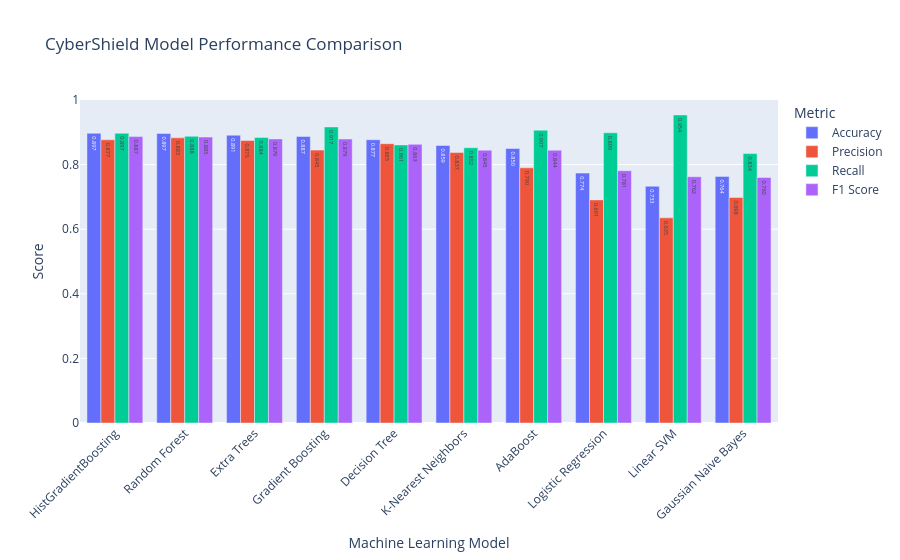

The notebook cell this image was saved under:
### Markdown cell above
## Interactive Model Performance Comparison

### Code cell
model_metrics = final_results.melt(
    id_vars="Model",
    value_vars=[
        "Accuracy",
        "Precision",
        "Recall",
        "F1 Score"
    ],
    var_name="Metric",
    value_name="Score"
)
fig = px.bar(
    model_metrics,
    x="Model",
    y="Score",
    color="Metric",
    barmode="group",
    title="CyberShield Model Performance Comparison",
    text_auto=".3f"
)
fig.update_layout(
    xaxis_title="Machine Learning Model",
    yaxis_title="Score",
    yaxis_range=[0, 1],
    xaxis_tickangle=-45
)
fig.show()

### Figure 1 — Plotly figure (JSON) as saved in the notebook; plotly's stock layout.template omitted (floating-point values rounded to 4 significant figures)
{"data": [{"alignmentgroup": "True", "hovertemplate": "Metric=Accuracy<br>Model=%{x}<br>Score=%{y}<extra></extra>", "legendgroup": "Accuracy", "marker": {"color": "#636efa", "pattern": {"shape": ""}}, "name": "Accuracy", "offsetgroup": "Accuracy", "orientation": "v", "showlegend": true, "textposition": "auto", "texttemplate": "%{y:.3f}", "type": "bar", "x": ["HistGradientBoosting", "Random Forest", "Extra Trees", "Gradient Boosting", "Decision Tree", "K-Nearest Neighbors", "AdaBoost", "Logistic Regression", "Linear SVM", "Gaussian Naive Bayes"], "xaxis": "x", "y": [0.8971, 0.8966, 0.891, 0.8869, 0.877, 0.8592, 0.8498, 0.7736, 0.733, 0.7635], "yaxis": "y"}, {"alignmentgroup": "True", "hovertemplate": "Metric=Precision<br>Model=%{x}<br>Score=%{y}<extra></extra>", "legendgroup": "Precision", "marker": {"color": "#EF553B", "pattern": {"shape": ""}}, "name": "Precision", "offsetgroup": "Precision", "orientation": "v", "showlegend": true, "textposition": "auto", "texttemplate": "%{y:.3f}", "type": "bar", "x": ["HistGradientBoosting", "Random Forest", "Extra Trees", "Gradient Boosting", "Decision Tree", "K-Nearest Neighbors", "AdaBoost", "Logistic Regression", "Linear SVM", "Gaussian Naive Bayes"], "xaxis": "x", "y": [0.8769, 0.8829, 0.8749, 0.8448, 0.8647, 0.8373, 0.7901, 0.6907, 0.6351, 0.6983], "yaxis": "y"}, {"alignmentgroup": "True", "hovertemplate": "Metric=Recall<br>Model=%{x}<br>Score=%{y}<extra></extra>", "legendgroup": "Recall", "marker": {"color": "#00cc96", "pattern": {"shape": ""}}, "name": "Recall", "offsetgroup": "Recall", "orientation": "v", "showlegend": true, "textposition": "auto", "texttemplate": "%{y:.3f}", "type": "bar", "x": ["HistGradientBoosting", "Random Forest", "Extra Trees", "Gradient Boosting", "Decision Tree", "K-Nearest Neighbors", "AdaBoost", "Logistic Regression", "Linear SVM", "Gaussian Naive Bayes"], "xaxis": "x", "y": [0.897, 0.8876, 0.8839, 0.9166, 0.8609, 0.8523, 0.9067, 0.8986, 0.9537, 0.8341], "yaxis": "y"}, {"alignmentgroup": "True", "hovertemplate": "Metric=F1 Score<br>Model=%{x}<br>Score=%{y}<extra></extra>", "legendgroup": "F1 Score", "marker": {"color": "#ab63fa", "pattern": {"shape": ""}}, "name": "F1 Score", "offsetgroup": "F1 Score", "orientation": "v", "showlegend": true, "textposition": "auto", "texttemplate": "%{y:.3f}", "type": "bar", "x": ["HistGradientBoosting", "Random Forest", "Extra Trees", "Gradient Boosting", "Decision Tree", "K-Nearest Neighbors", "AdaBoost", "Logistic Regression", "Linear SVM", "Gaussian Naive Bayes"], "xaxis": "x", "y": [0.8868, 0.8852, 0.8794, 0.8792, 0.8628, 0.8447, 0.8444, 0.7811, 0.7625, 0.7602], "yaxis": "y"}], "layout": {"barmode": "group", "legend": {"title": {"text": "Metric"}, "tracegroupgap": 0}, "title": {"text": "CyberShield Model Performance Comparison"}, "xaxis": {"anchor": "y", "domain": [0, 1], "tickangle": -45, "title": {"text": "Machine Learning Model"}}, "yaxis": {"anchor": "x", "domain": [0, 1], "range": [0, 1], "title": {"text": "Score"}}}}
